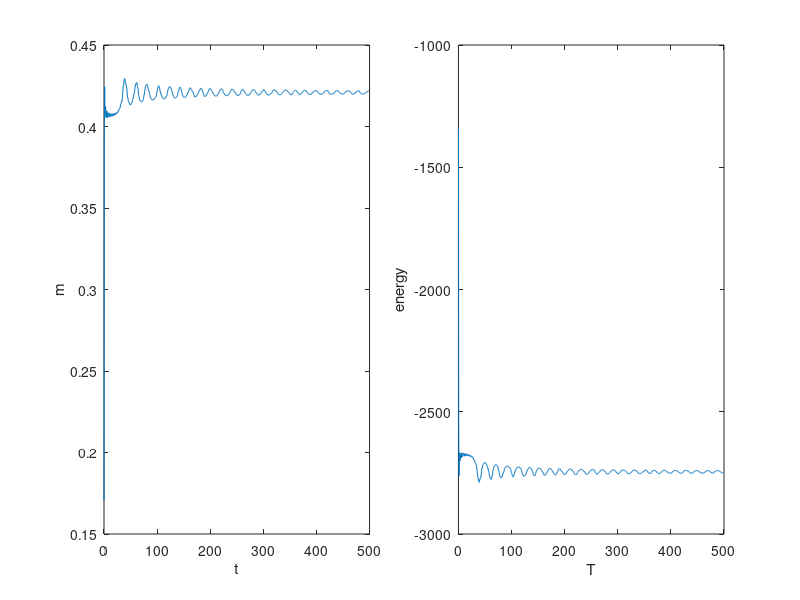

Reproduce this figure in MATLAB.
clear;
clc;
format long
tic;

L = 2000;
dt = 1;
sigma = 0.01;
M = 1;
T = 0:M*dt:1000;
nt = length(T);

k = -pi/2 + 2*pi/L:2*pi/L:pi/2;
E_k = -2*cos(k');
% E_k = -2*rand(length(k),1);

Vf = 3;
Vi = 1;

phi = ones(L,1);
phi = phi*sqrt(L/(2*sum(abs(phi).^2)));
m = zeros(nt,1);
phi_sum_store = zeros(nt,1);
phi1 = phi(1:L/2);
phi2 = phi(L/2+1:L);
step = 100;
m0 = zeros(step,1);
m0(1) = 2*phi1'*phi2/L;

for i = 2:step
%     E0 = 0;
    for j = 1:L/2
        H = [E_k(j) -2*m0(i-1)*Vi;-2*m0(i-1)*Vi -E_k(j)];
        [V,D] = eig(H);
        phi1(j) = V(1,1);
        phi2(j) = V(2,1);
%         E0 = E0 + V(:,1)'*H*V(:,1);
    end
    m0(i) = 2*phi1'*phi2/L;
    E0 = -2*m0(i).^2*Vi*L + sum(E_k.*(abs(phi1).^2 - abs(phi2).^2));
end
phi = [phi1;phi2];

m_iGS = m0(end);
m(1) = m_iGS;
m_it = m_iGS;

Et = zeros(nt,1);
Et(1) = E0;

count = 2;
t_it = 0;
T = zeros(1,nt);
T(1) = 0;
for i = 2:nt*M
    t_it = t_it + dt*rand;
    T(i) = t_it;
    
    b = 2*m_it*Vf;

    fact = sqrt(E_k.^2+b^2);
    ft = fact*dt;
    ss = sin(ft);
    ss = ss./fact;
    cc = cos(ft);
    Es = E_k.*ss;
    bs = b*ss;
    phi1n = (cc-1i*Es).*phi1 +1i*bs.*phi2;
    phi2 = (cc+1i*Es).*phi2 +1i*bs.*phi1;
    phi1 = phi1n;
    m_it = (phi1'*phi2 + phi2'*phi1)/L;
    
    if mod(i-1,M) == 0
        m(count) = real(m_it);
        Et(count) = Et(count) -2*m(count).^2*Vf*L + sum(E_k.*(abs(phi1).^2 - abs(phi2).^2));
%         phi_sum_store(count) = phi_sum -1;
        count = count + 1;
    end
    
end

phi = ones(L,1);
phi = phi*sqrt(L/(2*sum(abs(phi).^2)));
phi1 = phi(1:L/2);
phi2 = phi(L/2+1:L);
mf = zeros(step,1);
mf(1) = 2*phi1'*phi2/L;
for i = 2:step
%     E0 = 0;
    for j = 1:L/2
        H = [E_k(j) -2*mf(i-1)*Vf;-2*mf(i-1)*Vf -E_k(j)];
        [V,D] = eig(H);
        phi1(j) = V(1,1);
        phi2(j) = V(2,1);
%         E0 = E0 + V(:,1)'*H*V(:,1);
    end
    mf(i) = 2*phi1'*phi2/L;
    Ef = -2*mf(i).^2*Vf*L + sum(E_k.*(abs(phi1).^2 - abs(phi2).^2));
end
mf_end = mf(end);

toc;

filename = strcat('L = ',num2str(L), ', V_f = ', num2str(Vf), ', V0 = ', num2str(Vi), ', sigma = ', num2str(sigma));
figure('Name',filename);
set(gcf, 'position', [250 70 1500 900]);

subplot(1,2,1)
plot(T,m)
xlabel('t')
ylabel('m')

subplot(1,2,2)
plot(T,Et)
xlabel('T')
ylabel('energy')
